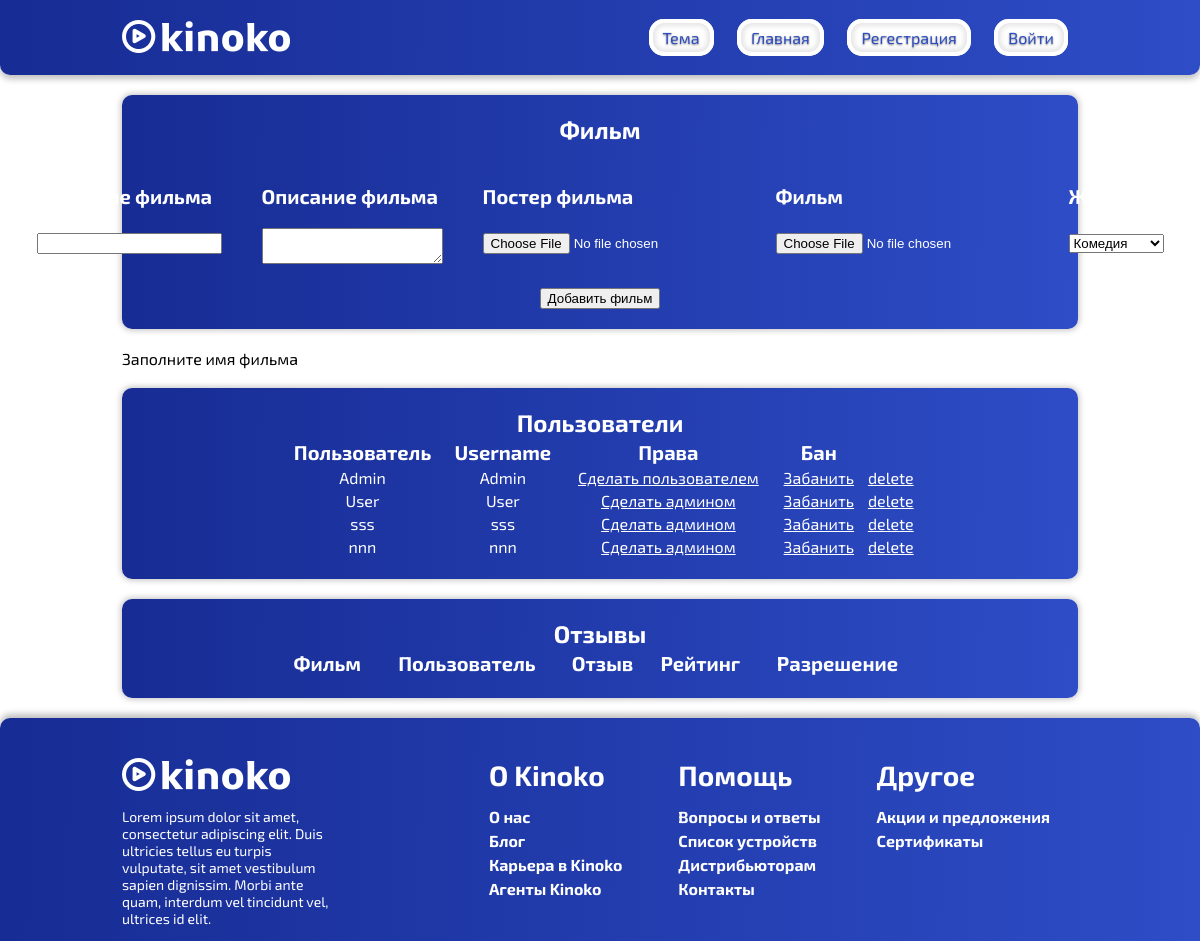
The app's page /admin/index.php with its own data.
### tables this page shows
CREATE TABLE `users` (
  `id` int NOT NULL,
  `name` text NOT NULL,
  `password` text NOT NULL,
  `permissions` text NOT NULL,
  `username` text NOT NULL,
  `pay_date` text NOT NULL,
  `ban` int NOT NULL
);

### admin/index.php (the view, shortened to what this page needs)
<?php
	$host = 'localhost';
	$user = 'root';
	$password = '';
	$dbName = 'Kursovoy';
	$link = mysqli_connect($host, $user, $password, $dbName);
	mysqli_query($link, "SET NAMES 'utf8'");
?>
<!DOCTYPE html>
<html>
<head>
    <link rel="stylesheet" type="text/css" href="../assets/css/AdminStyle.css">
    <link rel="stylesheet" type="text/css" href="../assets/css/darkstyle.css">
</head>
<body class="<?php if($_SESSION['theme']=="dark") {echo 'dark_body';}?>">
<?php
include '../pages/header.php';
?>
<main>
    <div class="container">
        <div class="add-film-form-wrapper">
            <div class="add-film-form <?php if($_SESSION['theme']=="dark") {echo 'dark';}?>">
                <form enctype="multipart/form-data" method="POST">
                    <h2>Фильм</h2>
                    <div class="item_wrapper">
                        <div class="film-item">
                            <p>Название фильма</p>
                            <input type="text" name="name_film" required>
                        </div>
                        <div class="film-item">
                            <p>Описание фильма</p>
                            <textarea name="desc-film" required></textarea>
                        </div>
                        <div class="film-item">
                            <p>Постер фильма</p>
                            <input type="file" name="poster-film" accept="image/png, image/jpeg" required>
                        </div>
                        <div class="film-item">
                            <p>Фильм</p>
                            <input type="file" name="video-film" accept="video/*" required>
                        </div>
                        <div class="film-item">
                            <p>Жанр</p>
                            <select name="genres">
                                <?php
                                $query = "SELECT * FROM genres";
                                $result = mysqli_query($link, $query) or die(mysqli_error($link));
                                for ($genres=[]; $row = mysqli_fetch_assoc($result); $genres[] = $row);
                                foreach ($genres as $genre) {
                                    echo "<option value=\"{$genre['genre']}\">{$genre['genre']}</option>";
                                }
                                ?>
                            </select>
                        </div>
                    </div>
                    <input type="submit" value="Добавить фильм">
                </form>
            </div>
        </div>
        <?php
        if(isset($_FILES)){
            if (isset($_POST['name_film'])) {
                $create_dir = "../films/{$_POST['name_film']}";
                if (!file_exists($create_dir)) {
                    mkdir($create_dir, 0700, true);
                    $destiation_dir_poster = "../films/{$_POST['name_film']}/".$_FILES['poster-film']['name'];
                    $destiation_dir_film = "../films/{$_POST['name_film']}/".$_FILES['video-film']['name'];
                    move_uploaded_file($_FILES['poster-film']['tmp_name'], $destiation_dir_poster );
                    move_uploaded_file($_FILES['video-film']['tmp_name'], $destiation_dir_film );
                    rename($destiation_dir_poster, "../films/{$_POST['name_film']}/poster.png");
                    rename($destiation_dir_film, "../films/{$_POST['name_film']}/film.mp4");
                    $desc_file = fopen("../films/{$_POST['name_film']}/desc.txt", "w") or die("Unable to open file!");
                    $desc = $_POST['desc-film'];
                    fwrite($desc_file, $desc);
                    fclose($desc_file);
                    $query = "INSERT INTO films SET name='{$_POST['name_film']}', rating='0.0', genre='{$_POST['genres']}'";
                    mysqli_query($link, $query);
                    echo 'File Uploaded';
                } else {
                    echo 'Файл существует!';
                }
            } else {
                echo 'Заполните имя фильма';
            }
        }
        else{
            echo 'No File Uploaded';
        }
        ?>
        <div class="table_wrapper <?php if($_SESSION['theme']=="dark") {echo 'dark';}?>">
            <h2>Пользователи</h2>
            <table class="users">
                <tr>
                    <th>Пользователь</th>
                    <th>Username</th>
                    <th>Права</th>
                    <th>Бан</th>
                </tr>
                <?php
                    $query = "SELECT * FROM users";
                    $result = mysqli_query($link, $query) or die(mysqli_error($link));
                    for ($data=[]; $row = mysqli_fetch_assoc($result); $data[] = $row);
                    foreach ($data as $page) {
                        echo "<tr>";
                        echo "<td>{$page['name']}</td>";
                        echo "<td>{$page['username']}</td>";
                        if ($page['permissions'] == 'user') {
                            echo "<td><a href=\"makeAdmin.php/?id={$page['id']}\">Сделать админом</a></td>";
                        } else {
                            echo "<td><a href=\"makeUser.php/?id={$page['id']}\">Сделать пользователем</a></td>";
                        }
                        if ($page['ban'] == '0') {
                            echo "<td><a href=\"ban.php/?id={$page['id']}\">Забанить</a></td>";
                        } else {
                            echo "<td><a href=\"unban.php/?id={$page['id']}\">Разбанить</a></td>";
                        }
                        echo "<td><a href=\"?delete={$page['id']}\">delete</a></td>";
                        echo "</tr>";
                     }
                ?>
            </table>
        </div>
    <div class="admin_feedbacks <?php if($_SESSION['theme']=="dark") {echo 'dark';}?>">
        <h2>Отзывы</h2>
        <table>
            <tr>
                <th>Фильм</th>
                <th>Пользователь</th>
                <th>Отзыв</th>
                <th>Рейтинг</th>
                <th colspan="2">Разрешение</th>
            </tr>
        </table>
    </div>
    </div>
</main>
<?php
include '../pages/footer.php';
?>
</body>
</html>

### assets/css/AdminStyle.css (style rules this page uses)
html, body { margin: 0px; padding: 0px; font-family: "Exo 2"; }
body { height: 100vh; display: flex; flex-direction: column; min-height: 100%; }
main { flex: 1 0 auto; }
.container { margin: 0 122px; }
.admin_feedbacks, .table_wrapper, .add-film-form { background: linear-gradient(91.04deg, #13268B -16.91%, #3B60E4 159.03%); box-shadow: 0px 0px 6px 1px rgba(0, 0, 0, 0.25); border-radius: 10px; padding: 20px; margin: 20px 0; }
table { width: 70%; text-align: center; }
.table_wrapper, .admin_feedbacks { display: flex; flex-direction: column; align-items: center; margin: 20px 0; }
.add-film-form form { display: flex; flex-direction: column; align-items: center; }
th { color: white; font-size: 20px; }
td { color: white; }
td a { color: white; }
.item_wrapper { display: flex; justify-content: center; }
.film-item { margin: 20px; font-weight: 700; color: white; font-size: 20px; }
h2 { color: white; margin: 0; }

### records on screen
users: name "Admin", username "Admin"
users: name "User", username "User"
users: name "sss", username "sss"
users: name "nnn", username "nnn"

### other values on screen
form field genres "Комедия"
